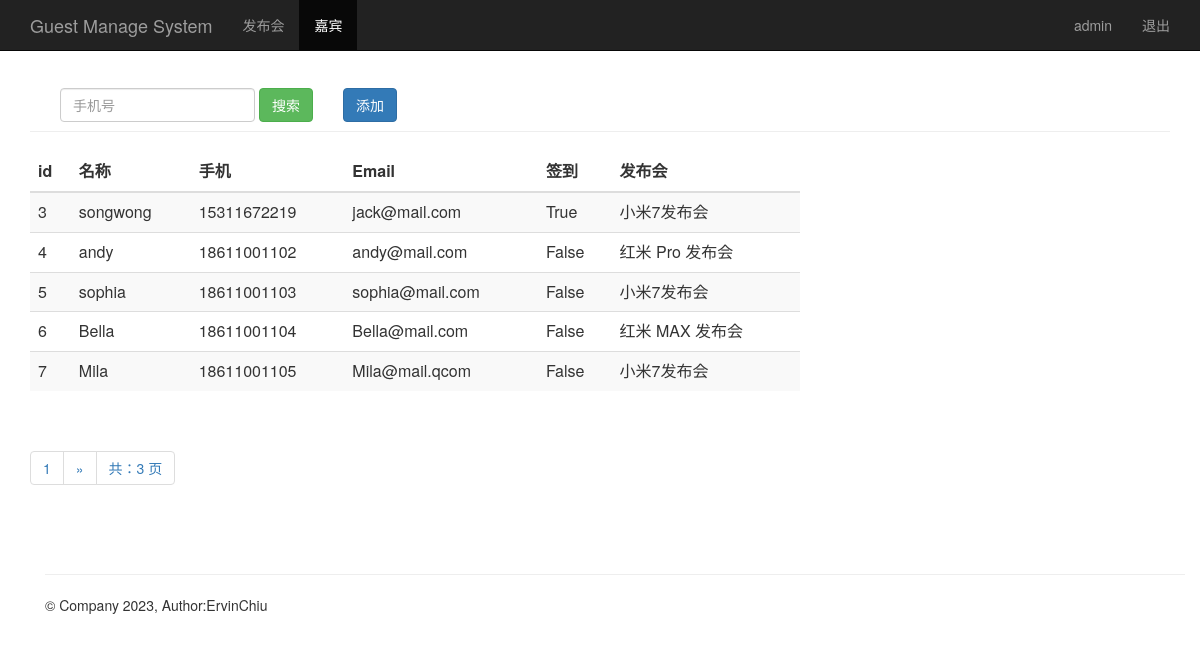
The page /guest_manage/ (signed in) on the database its author committed.
### sign/models/guest.py (models this page shows, shortened)
class Guest(models.Model):
    event = models.ForeignKey(Event, on_delete=models.CASCADE)  # 关联发布会id
    realname = models.CharField(max_length=64)  # 姓名
    phone = models.CharField(max_length=16)     # 手机号
    email = models.EmailField()                 # 邮箱
    sign = models.BooleanField()                # 签到状态
    create_time = models.DateTimeField(auto_now=True)  # 创建时间（自动获取当前时间）
    class Meta:
        unique_together = ('phone', 'event')
        ordering = ['-id']

### sign/models/event.py (models this page shows)
class Event(models.Model):
    name = models.CharField(max_length=100)            # 发布会标题
    limit = models.IntegerField()                      # 限制人数
    status = models.BooleanField()                     # 状态
    address = models.CharField(max_length=200)         # 地址
    start_time = models.DateTimeField('events time')   # 发布会时间
    create_time = models.DateTimeField(auto_now=True)  # 创建时间（自动获取当前时间）
    def __str__(self):
        return self.name

### sign/views.py (the view)
# urls.py: path('guest_manage/', views.guest_manage),
@login_required
def guest_manage(request):
    username = request.session.get('user', '')
    guests = Guest.objects.get_queryset().order_by('id')
    paginator = Paginator(guests, 5)
    page = request.GET.get('page')
    try:
        contacts = paginator.page(page)
    except PageNotAnInteger:
        contacts = paginator.page(1)
    except EmptyPage:
        contacts = paginator.page(paginator.num_pages)
    return render(request, "guest_manage.html", {"user": username, "guests": contacts})

### sign/templates/guest_manage.html (shortened to what this page needs)
{% extends "base.html" %}
{% block content %}
      <nav class="navbar navbar-inverse navbar-fixed-top">
        <div class="container">
          <div class="navbar-header">
            <a class="navbar-brand" href="/guest_manage/">Guest Manage System</a>
          </div>
          <div id="navbar" class="collapse navbar-collapse">
            <ul class="nav navbar-nav">
              <li><a href="/event_manage/">发布会</a></li>
              <li class="active"><a href="#about">嘉宾</a></li>
            </ul>
            <ul class="nav navbar-nav navbar-right">
             <li><a href="#">{{user}}</a></li>
             <li><a href="/logout/">退出</a></li>
           </ul>
          </div>
        </div>
      </nav>
      <div class="container theme-showcase" role="main">
        <div class="page-header" style="margin-top: 80px;">
          <div id="navbar" class="navbar-collapse collapse" style="float:left;">
            <form class="navbar-form" method="get" action="/search_phone/">
              <div class="form-group">
                <input name="phone" type="text" placeholder="手机号" class="form-control">
              </div>
              <button type="submit" class="btn btn-success">搜索</button>
            </form>
          </div>
          <div "float:right;">
            <button type="submit" class="btn btn-primary" onclick="window.location.href='/add_guest/'" style="margin-top: 8px;">添加</button>
          </div>
        </div>
        <div class="row">
          <div class="col-md-6" style="width: 800px;">
            <table class="table table-striped">
              <thead>
                <tr>
                  <th>id</th>
                  <th>名称</th>
                  <th>手机</th>
                  <th>Email</th>
                  <th>签到</th>
                  <th>发布会</th>
                </tr>
              </thead>
              <tbody>
                {% for guest in guests %}
                  <tr>
                    <td>{{ guest.id }}</td>
                    <td>{{ guest.realname }}</td>
                    <td>{{ guest.phone }}</td>
                    <td>{{ guest.email }}</td>
                    <td>{{ guest.sign }}</td>
                    <td>{{ guest.event }}</td>
                  </tr>
               {% endfor %}
              </tbody>
            </table>
          </div>
        </div>
      <div class="pagination">
        <span class="step-links">
          <ul class="pagination">
             <li><a href="#">{{ guests.number }}</a></li>
            {% if guests.has_next %}
              {% if phone %}
                <li><a href="?phone={{ phone }}&page={{ guests.next_page_number }}">&raquo;</a></li>
              {% else %}
               <li><a href="?page={{ guests.next_page_number }}">&raquo;</a></li>
              {% endif %}
            {% endif %}
            <li><a href="#">共：{{ guests.paginator.num_pages }} 页</a></li>
          </ul>
        </span>
      </div>
{% endblock %}

### sign/templates/base.html
<html>
<head>
    <link href="https://cdn.staticfile.org/twitter-bootstrap/3.3.7/css/bootstrap.min.css" rel="stylesheet">
</head>
<body>
{% block content %}
{% endblock %}
    <div class="container theme-showcase" role="main">
      <div class="page-header">
      </div>
      <footer class="footer">
        <p>&copy; Company 2023, Author:ErvinChiu</p>
      </footer>
    </div>
</body>
</html>

### rows shown on the page
Guest: id "3", realname "songwong", phone "15311672219", email "jack@mail.com", sign "True", event "小米7发布会"
Guest: id "4", realname "andy", phone "18611001102", email "andy@mail.com", sign "False", event "红米 Pro 发布会"
Guest: id "5", realname "sophia", phone "18611001103", email "sophia@mail.com", sign "False", event "小米7发布会"
Guest: id "6", realname "Bella", phone "18611001104", email "Bella@mail.com", sign "False", event "红米 MAX 发布会"
Guest: id "7", realname "Mila", phone "18611001105", email "Mila@mail.qcom", sign "False", event "小米7发布会"

### other values the page prints
{{ user }} "admin"
{{ guests.number }} "1"
{{ guests.paginator.num_pages }} "3"
